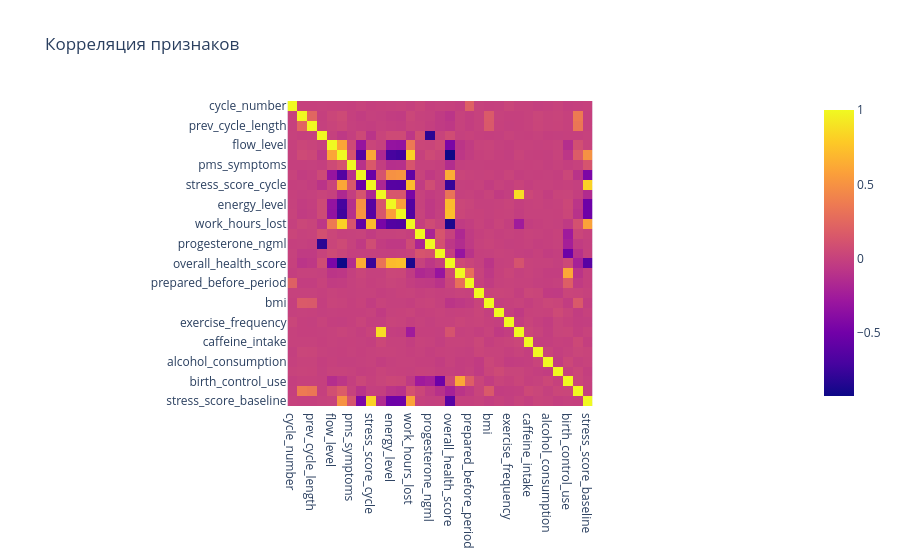

Notebook code for this chart:
### Code cell
# Создаем отдельный дата сет для корреляции
df_corr = df.drop(['user_id', 'state', 'start_date', 'activity_score'], axis=1)
# Заменяем категориальные строки числами
df_corr['cycle_phase'] = df['cycle_phase'].replace({
    'Luteal': 0, 
    'Follicular': 1,
    'Menstrual': 2
})
df_corr['flow_level'] = df['flow_level'].replace({
    'Light':0,
    'Moderate':1,
    'Heavy': 2
})
df_corr['pms_symptoms'] = df['pms_symptoms'].replace({
    'Yes':1,
    'No':0
})
df_corr['ovulation_result'] = df['ovulation_result'].replace({
    'Positive':1,
    'Negative':0
})
df_corr['diet_quality'] = df['diet_quality'].replace({
    'Excellent':4,
    'Good':3,
    'Average':2,
    'Poor':1
})
df_corr['exercise_frequency'] = df_corr['exercise_frequency'].replace({
    '5–6': 3,
    '3–4':2,
    '1–2':1
})
df_corr['alcohol_consumption'] = df_corr['alcohol_consumption'].replace({
    'Occasionally':2,
    'Weekly':3,
    'Never':1
})
df_corr['smoking_status'] = df['smoking_status'].replace({
    'Yes':1,
    'No':0
})

df_corr = df_corr.dropna()
# Линейная зависимость признаков
df_corr = df_corr.corr()
# Отображение линейной зависимости

px.imshow(df_corr, title='Корреляция признаков')

### Figure 1 — Plotly figure (JSON) as saved in the notebook; plotly's stock layout.template omitted (floating-point values rounded to 4 significant figures; data arrays with more than 128 entries replaced by an {"elided": "..."} marker saying what was removed)
{"data": [{"coloraxis": "coloraxis", "hovertemplate": "x: %{x}<br>y: %{y}<br>color: %{z}<extra></extra>", "name": "0", "type": "heatmap", "x": ["cycle_number", "cycle_length_days", "prev_cycle_length", "cycle_phase", "flow_level", "pain_level", "pms_symptoms", "mood_score", "stress_score_cycle", "sleep_hours_cycle", "energy_level", "concentration_score", "work_hours_lost", "estrogen_pgml", "progesterone_ngml", "ovulation_result", "overall_health_score", "log_consistency_score", "prepared_before_period", "age", "bmi", "diet_quality", "exercise_frequency", "sleep_hours", "caffeine_intake", "water_intake_liters", "alcohol_consumption", "smoking_status", "birth_control_use", "pcos_diagnosed", "stress_score_baseline"], "xaxis": "x", "y": ["cycle_number", "cycle_length_days", "prev_cycle_length", "cycle_phase", "flow_level", "pain_level", "pms_symptoms", "mood_score", "stress_score_cycle", "sleep_hours_cycle", "energy_level", "concentration_score", "work_hours_lost", "estrogen_pgml", "progesterone_ngml", "ovulation_result", "overall_health_score", "log_consistency_score", "prepared_before_period", "age", "bmi", "diet_quality", "exercise_frequency", "sleep_hours", "caffeine_intake", "water_intake_liters", "alcohol_consumption", "smoking_status", "birth_control_use", "pcos_diagnosed", "stress_score_baseline"], "yaxis": "y", "z": {"elided": "31x31 float values"}}], "layout": {"coloraxis": {"colorscale": [[0, "#0d0887"], [0.1111, "#46039f"], [0.2222, "#7201a8"], [0.3333, "#9c179e"], [0.4444, "#bd3786"], [0.5556, "#d8576b"], [0.6667, "#ed7953"], [0.7778, "#fb9f3a"], [0.8889, "#fdca26"], [1, "#f0f921"]]}, "title": {"text": "Корреляция признаков"}, "xaxis": {"anchor": "y", "constrain": "domain", "domain": [0, 1], "scaleanchor": "y"}, "yaxis": {"anchor": "x", "autorange": "reversed", "constrain": "domain", "domain": [0, 1]}}}
